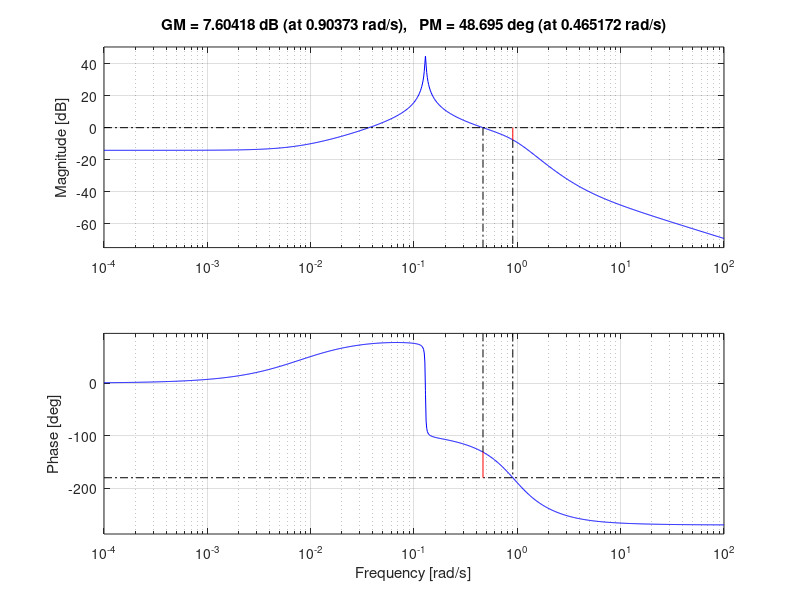
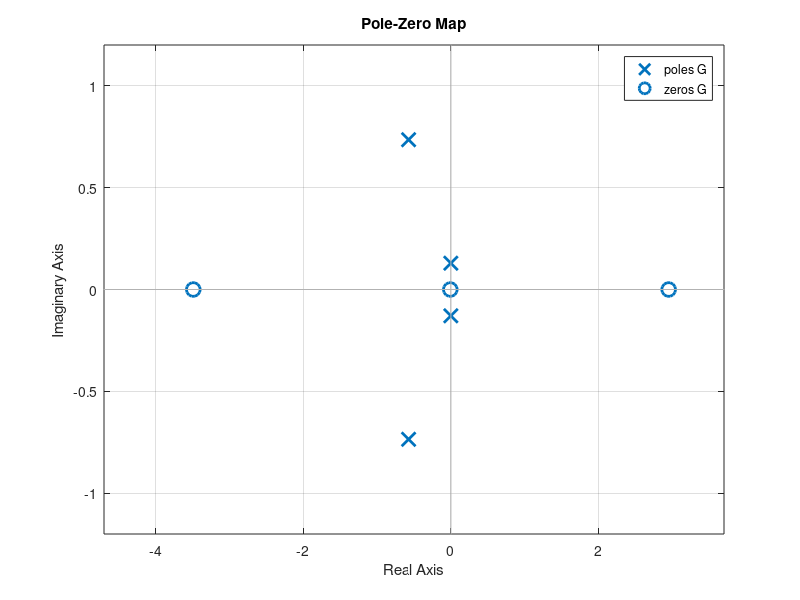
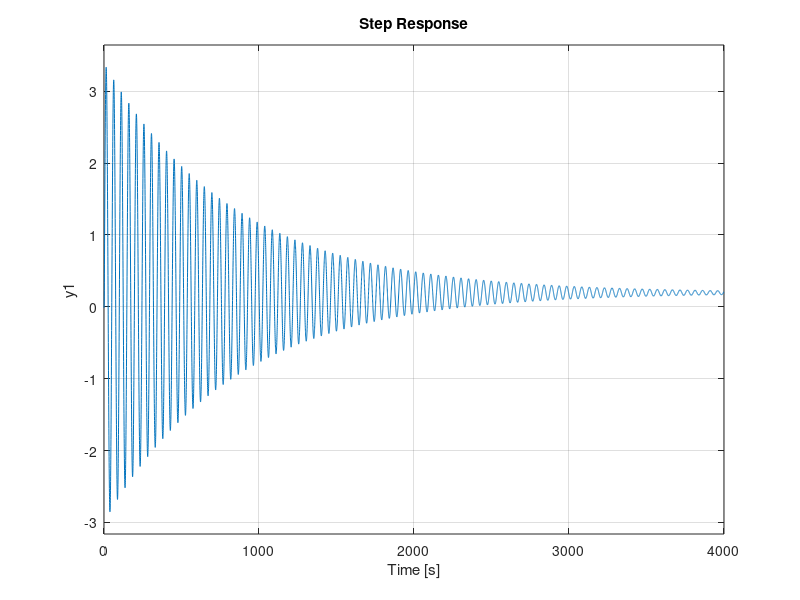
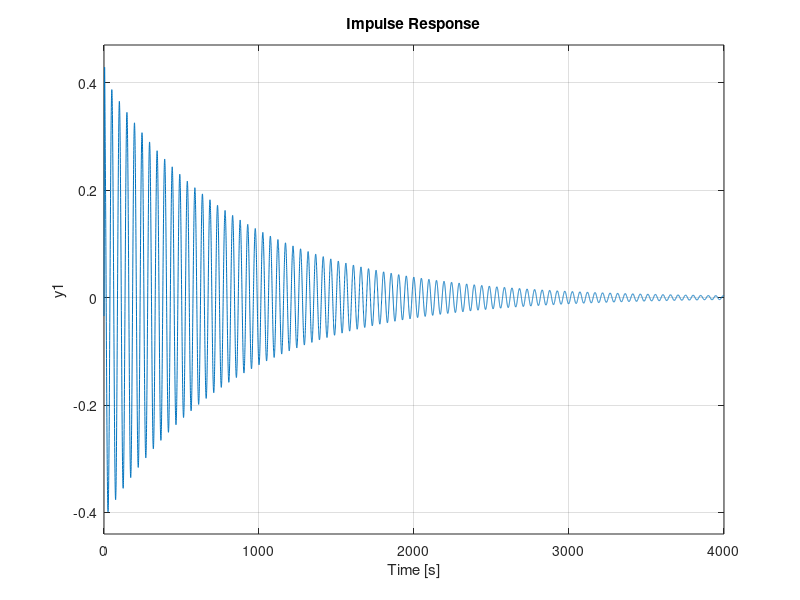

Source code (MATLAB) for these figures, in order: (Note: this script raises an error after producing the figures.)
% elevator to flight path angle gamma
clear; close all;
s=tf('s');

zeta_p=0.00923;
omega_p=0.129;
zeta_sp=0.615;
omega_sp=0.932;
Dlon= (s^2+2*zeta_p*omega_p*s+omega_p^2)*(s^2+2*zeta_sp*omega_sp*s+omega_sp^2);

G=-0.0344*(s+0.008)*(s+3.49)*(s-2.95)/Dlon;

margin(G);
figure();
pzmap(G);
figure();
step(G);
figure();
impulse(G);


big;